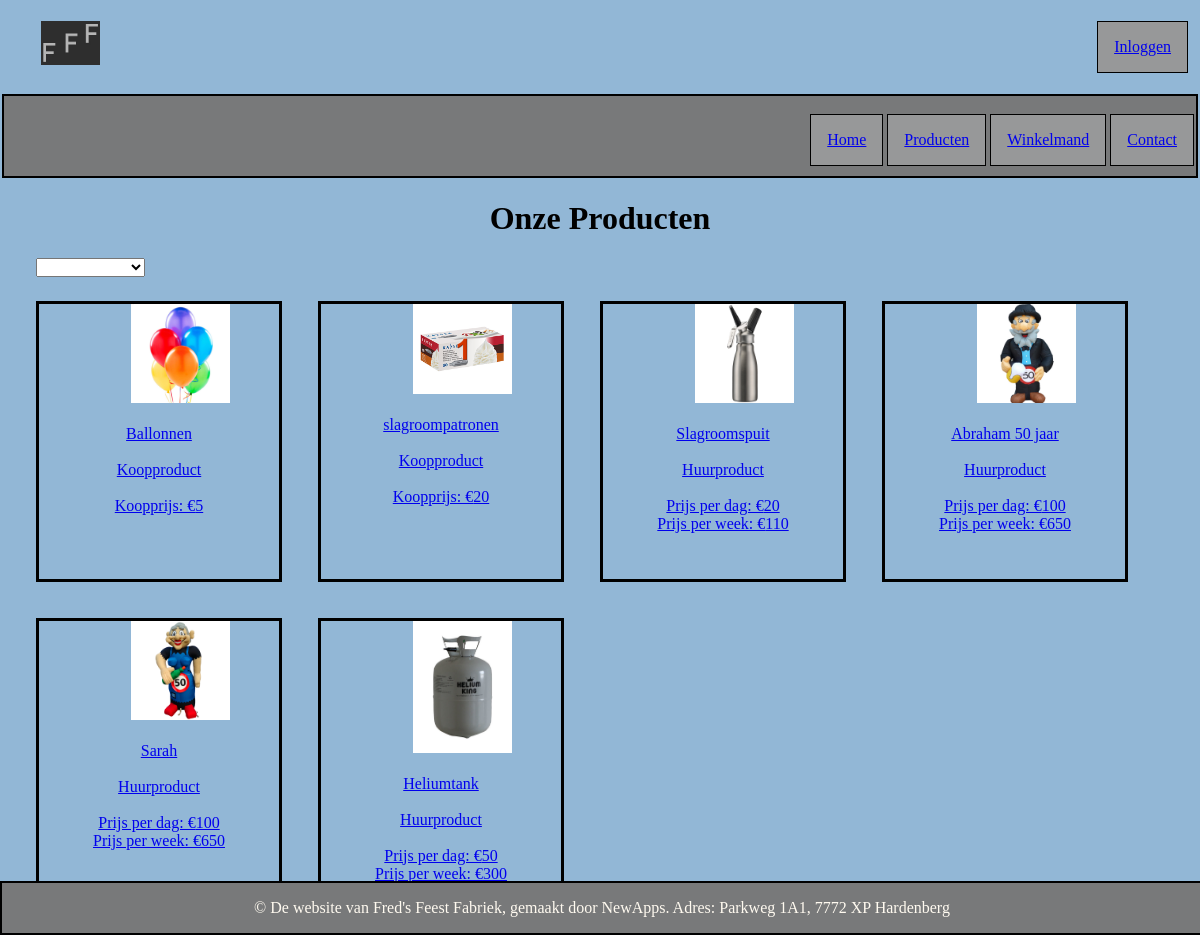
Screenshot of /productenPage.php with the database file from the repository.
### tables this page shows
CREATE TABLE `product` (
  `productID` int(11) NOT NULL,
  `artikel_categorieID` int(11) NOT NULL,
  `afbeelding` text NOT NULL,
  `naam` varchar(254) NOT NULL,
  `beschrijving` mediumtext NOT NULL,
  `prijs` int(11) DEFAULT NULL,
  `prijsDag` int(11) DEFAULT NULL,
  `prijsWeek` int(11) DEFAULT NULL,
  `onderhoud` tinyint(4) NOT NULL
);

### productenPage.php (called while the page is built)
<?php
include_once('header.php');
include_once('pageIncludes/productsContent.php');
include_once('footer.php');

### pageIncludes/productsContent.php (the view, shortened to what this page needs)
<!DOCTYPE html>
<html lang="nl">
<head>
    <link rel="stylesheet" href="./css/products.css">
</head>
<body>
<div id="page-wrapper">
    <h1> Onze Producten </h1>
    <div class="categorie">
        <form method="POST">
            <select class="catSelect" name="categorie" onchange="this.form.submit()">
                <option><?php if(isset($_POST['categorie'])){echo $_POST['categorie'];}else{echo ' ';}?></option>
                <option value="Alle Producten">Alle Producten</option>
            </select>
        </form>
    </div>
        <div class="productGrid">
            <?php
            $query = "SELECT * FROM product";
            $stmt = $db->prepare($query);
            $stmt->execute(array());
            $products = $stmt->fetchAll(PDO::FETCH_ASSOC);
            $i = 0;
            foreach($products as $product){
                $i++;
                $afbeelding = $product['afbeelding'];
                echo '<div class="productNumber' . $i .'"><div class="products">';
                echo '<a href="./articlePage.php?id='.$product["productID"].'">';
                echo '<div class="productAfbeelding"><img src="' . $afbeelding .  '" alt="Productafbeelding"></div>';
                echo '<br>';
                echo $product['naam'];
                echo '<br>';
                echo '<br>';
                if ($product['artikel_categorieID'] == 1){ echo "Koopproduct";}else{echo 'Huurproduct';};
                echo '<br>';
                echo '<br>';
                if ($product['prijs'] === NULL){
                    echo 'Prijs per dag: €' . $product['prijsDag']/100;
                    echo '<br>';
                    echo 'Prijs per week: €' . $product['prijsWeek']/100;
                    echo '<br>';
                } else{
                    echo 'Koopprijs: €' . $product['prijs']/100;
                    echo '<br><br><br>';
                }
                echo '</a>';
                echo '<br>';
                echo '</div>';
                echo '</div>';
            }
            ?>
        </div>
    </div>
</body>
</html>

### header.php (shortened to what this page needs)
<?php
if (isset($_SESSION["admin"]) && $_SESSION["STATUS"] === 1) {
    include_once('adminHeader.php');
}elseif (isset($_SESSION["admin"]) && $_SESSION["STATUS"] === 2){
    include_once('adminHeader.php');
}else{
    include_once('customerHeader.php');
}

### customerHeader.php (shortened to what this page needs)
<!DOCTYPE html>
<html lang="nl">
<head>
    <link rel="stylesheet" href="css/header.css">
</head>
<body>
<header class="login-header">
    <div class="loginContainer">
        <nav class="main-nav">
            <ul class="main-nav-list">
                <li>
                    <a class="loginButton" href="login.php">Inloggen</a>
                </li>
            </ul>
        </nav>
        <h1 class="mh-logo">
            <a href="index.php"><img src="pictures/logo.jpg" alt="Logo van FFF" ></a>
        </h1>
    </div>
</header>
<header class="main-header">
    <div class="container">
        <nav class="main-nav">
            <ul class="main-nav-list">
                <li>
                    <a href="index.php">Home</a>
                </li>
                <li>
                    <a href="productenPage.php">Producten</a>
                </li>
                <li>
                    <a href="shoppingcart.php">Winkelmand</a>
                </li>
                <li>
                    <a href="contactPage.php">Contact</a>
                </li>
            </ul>
        </nav>
    </div>
</header>

### footer.php
<!DOCTYPE html>
<html lang="nl">
<head>
    <link rel="stylesheet" href="css/footer.css">
</head>
<body>
<footer>
    <div class="footer">
        <p>&copy; De website van Fred's Feest Fabriek, gemaakt door NewApps. Adres: Parkweg 1A1,  7772 XP Hardenberg</p>
    </div>
</footer>
</body>
</html>

### css/header.css (style rules this page uses)
body { background-color: #92b7d6; }
img { max-width: 50%; height: auto; }
.mh-logo { max-width: 10%; width: 10%; }
.loginContainer { max-width: 98%; margin: 0 auto; padding-left: 1%; padding-right: 1%; }
.container { max-width: 99%; padding: 2px; margin: 0 auto; }
.main-header .container { display: flex; align-items: center; justify-content: flex-end; flex-wrap: wrap; border: 2px solid black; background-color: #78797a; }
.main-nav ul { margin: 1em 0 .5em; text-align: center; }
.main-nav li { display: inline; }
.main-nav a { display: inline-block; padding: 1.0em 1.0em; border: 1px solid black; background-color: #979899; }
.loginButton { float: right; border: 1px solid black; }

### css/products.css (style rules this page uses)
h1 { text-align: center; }
.categorie { margin-bottom: 2%; margin-left: 3%; }
.productGrid { margin-bottom: 50%; text-align: center; }
.productAfbeelding { max-width: 200px; max-height: 200px; margin-left: 18%; }
.products { border: 3px solid black; margin-left: 3%; margin-bottom: 3%; width: 20%; height: 275px; display: inline-block; float:left; }

### css/footer.css (style rules this page uses)
body { width: 100%; margin: 0 auto; }
.footer { border: 2px solid black; background: #78797a; position: fixed; bottom: 0; width: 100%; text-align: center; color: floralwhite; }

### rows the page displays
product: afbeelding (picture), naam "Ballonnen", shows "Koopproduct", $product['prijs']/100 "5"
product: afbeelding (picture), naam "slagroompatronen", shows "Koopproduct", $product['prijs']/100 "20"
product: afbeelding (picture), naam "Slagroomspuit", shows "Huurproduct", $product['prijsDag']/100 "20", $product['prijsWeek']/100 "110"
product: afbeelding (picture), naam "Abraham 50 jaar", shows "Huurproduct", $product['prijsDag']/100 "100", $product['prijsWeek']/100 "650"
product: afbeelding (picture), naam "Sarah", shows "Huurproduct", $product['prijsDag']/100 "100", $product['prijsWeek']/100 "650"
product: afbeelding (picture), naam "Heliumtank", shows "Huurproduct", $product['prijsDag']/100 "50", $product['prijsWeek']/100 "300"
